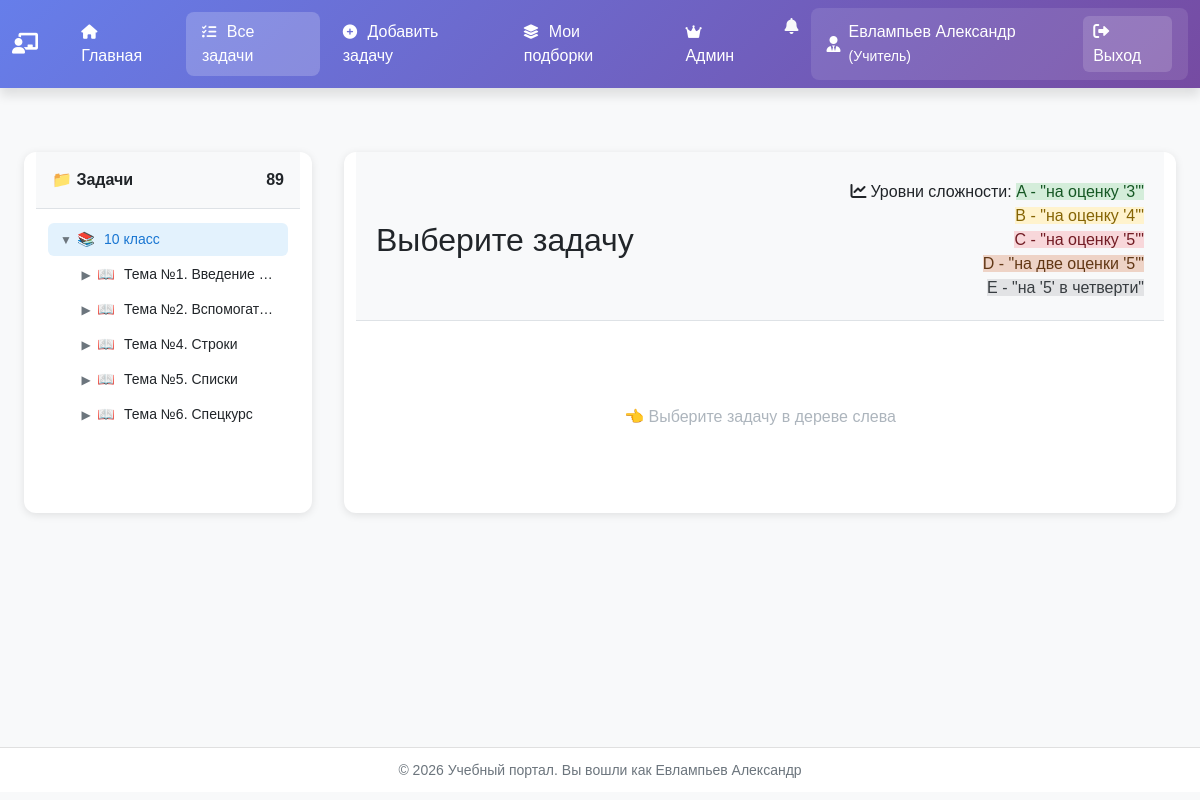
The page /tasks/ (signed in) on the database its author committed.
### users_app/models.py (models this page shows, shortened)
class User(AbstractUser):
    USER_TYPES = (
        ('teacher', 'Учитель'),
        ('student', 'Ученик'),
    )
    user_type = models.CharField(max_length=10, choices=USER_TYPES, default='student')
    middle_name = models.CharField('Отчество', max_length=50, blank=True)
    class Meta:
        verbose_name = 'Пользователь'
        verbose_name_plural = 'Пользователи'

### task_description_app/tasks/models.py (models this page shows, shortened)
class DifficultyLevel(models.Model):
    DIFFICULTY_CHOICES = [
        ('A', "Уровень A"),
        ('B', "Уровень B"),
        ('C', "Уровень C"),
        ('D', "Уровень D"),
        ('E', "Уровень E"),
    ]
    COLOR_CHOICES = [
        ('success', 'Зеленый (Easy)'),
        ('warning', 'Желтый (Medium)'),
        ('danger', 'Красный (Hard)'),
        ('brown', 'Коричневый (Very_Hard)'),
        ('dark', 'Черный (Expert)'),
    ]
    level_name = models.CharField(
        max_length=20,
        choices=DIFFICULTY_CHOICES,
        default='easy',
        unique=True,
        verbose_name='Уровень сложности'
    )
    display_name = models.CharField(
        max_length=50,
        verbose_name='Отображаемое название'
    )
    level_order = models.PositiveIntegerField(
        default=0,
        verbose_name='Порядок сортировки'
    )
    color_code = models.CharField(
        max_length=20,
        choices=COLOR_CHOICES,
        default='secondary',
        verbose_name='Цвет для отображения'
    )
    description = models.TextField(
        blank=True,
        verbose_name='Описание уровня'
    )
    class Meta:
        db_table = 'task_description_app_difficultylevel'
        verbose_name = 'Уровень сложности'
        verbose_name_plural = 'Уровни сложности'
        ordering = ['level_order', 'id']
    def get_grade_display(self):
        grade_map = {
            'A': "на оценку '3'",
            'B': "на оценку '4'",
            'C': "на оценку '5'",
            'D': "на две оценки '5'",
            'E': "на '5' в четверти",
        }
        return grade_map.get(self.level_name, self.display_name)

### task_description_app/tasks/views.py (the view)
# urls.py: path('', views.task_list, name='list'),
@login_required
def task_list(request):
    tasks = Task.objects.all()
    tree_data = build_tree_structure()
    total_tasks = Task.objects.count()
    difficulty_levels = DifficultyLevel.objects.all().order_by('level_order')
    context = {
        'tasks': tasks,
        'title': 'Список задач',
        'tree_data': json.dumps(tree_data),  # Передаем как JSON строку
        'total_tasks': total_tasks,
        'difficulty_levels': difficulty_levels,
    }
    return render(request, 'task_description_app/tasks/task_list.html', context)

### templates/task_description_app/tasks/task_list.html (shortened to what this page needs)
{% extends 'base.html' %}
{% load static %}
{% load pluralize_ru %}
{% block extra_css %}
    <link rel="stylesheet"
          href="https://cdnjs.cloudflare.com/ajax/libs/highlight.js/11.9.0/styles/atom-one-dark.min.css">
    <link rel="stylesheet" href="{% static 'tasks/css/tasks.css' %}">
{% endblock %}
{% block content %}
    <div class="row task-container">
        <div class="col-md-3 sidebar">
            <div class="sidebar-header">
                <span>📁 Задачи</span>
                <span id="totalTasks">{{ total_tasks }}</span>
            </div>
            <div class="tree-container">
                <ul class="tree" id="tree"></ul>
            </div>
        </div>
        <div class="col-md-5 list-content">
            <div class="list-content-header">
                <div class="d-flex justify-content-between align-items-center flex-wrap">
                    <h2 id="currentTitle" class="mb-0">Выберите задачу</h2>
                    <div class="difficulty-legend">
            <span class="legend-title">
                <i class="fas fa-chart-line me-1"></i>Уровни сложности:
            </span>
                        {% for level in difficulty_levels %}
                            <span class="legend-item level-{{ level.level_name }}" data-color="{{ level.color_code }}">
                    <span class="legend-text">{{ level.level_name }} - "{{ level.get_grade_display }}"</span><br>
                </span>
                        {% endfor %}
                    </div>
                </div>
            </div>
            <div class="list-content-body" id="taskContent">
                <div class="empty">
                    👈 Выберите задачу в дереве слева
                </div>
            </div>
        </div>
    </div>
{% endblock %}

### templates/base.html (shortened to what this page needs)
<!DOCTYPE html>
<html lang="ru">
<head>
    {% load static %}
    <link rel="stylesheet" href="https://cdn.jsdelivr.net/npm/bootstrap@5.1.3/dist/css/bootstrap.min.css">
    <link rel="stylesheet" href="https://cdnjs.cloudflare.com/ajax/libs/font-awesome/6.0.0/css/all.min.css">
    <link rel="stylesheet" href="{% static 'css/base/style.css' %}">
    {% if user.user_type == 'teacher' %}
        <link rel="stylesheet" href="{% static 'notifications/css/notifications.css' %}">
    {% endif %}
    <link rel="stylesheet" href="{% static 'css/components/buttons.css' %}">
    <link rel="stylesheet" href="{% static 'css/components/tabs.css' %}">
    {% block extra_css %}{% endblock %}
</head>
<body>
<nav class="navbar navbar-expand-lg navbar-dark">
    <div class="container">
        <a class="navbar-brand" href="{% url 'home' %}">
            <i class="fas {% if user.user_type == 'teacher' %}fa-chalkboard-teacher{% elif user.user_type == 'student' %}fa-user-graduate{% else %}fa-graduation-cap{% endif %} me-2"></i>
        </a>
        <div class="collapse navbar-collapse" id="navbarNav">
            {% if user.is_authenticated %}
                <ul class="navbar-nav me-auto">
                {% if user.user_type == 'teacher' %}
                    <ul class="navbar-nav me-auto">
                    <li class="nav-item">
                        <a class="nav-link {% if request.path == '/' or '/teacher/' in request.path %}active{% endif %}"
                           href="{% url 'teacher_dashboard' %}">
                            <i class="fas fa-home"></i> Главная
                        </a>
                    </li>
                    <li class="nav-item">
                        <a class="nav-link {% if '/tasks/' in request.path and '/tasks/task/add/' not in request.path and '/tasks/collections/' not in request.path %}active{% endif %}"
                           href="{% url 'tasks_&_collections:tasks:list' %}">
                            <i class="fas fa-tasks"></i> Все задачи
                        </a>
                    </li>
                    <li class="nav-item">
                        <a class="nav-link {% if '/tasks/task/add/' in request.path %}active{% endif %}"
                           href="{% url 'tasks_&_collections:tasks:add' %}">
                            <i class="fas fa-plus-circle"></i> Добавить задачу
                        </a>
                    </li>
                    <li class="nav-item">
                        <a class="nav-link {% if '/tasks/collections/' in request.path and '/tasks/collections/my-assignments' not in request.path %}active{% endif %}"
                           href="{% url 'tasks_&_collections:collections:list' %}">
                            <i class="fas fa-layer-group"></i> Мои подборки
                        </a>
                    </li>
                {% endif %}
            {% if user.is_superuser %}
                <li class="nav-item">
                    <a class="nav-link" href="{% url 'assign_teacher' %}">
                        <i class="fas fa-crown me-1"></i> Aдмин
                    </a>
                </li>
            {% endif %}
            </ul>
                {% if user.user_type == 'teacher' %}
                    <div class="nav-item">
                        {% include 'notifications/widget.html' %}
                    </div>
                {% endif %}
                <div class="user-menu">
                    <i class="fas {% if user.user_type == 'teacher' %}fa-user-tie{% else %}fa-user{% endif %}"></i>
                    <span class="user-name">
                            {{ user.last_name }} {{ user.first_name }}
                        {% if user.user_type == 'teacher' %}
                            <small>(Учитель)</small>
                        {% else %}
                            <small>(Ученик)</small>
                        {% endif %}
                        </span>
                    <a href="{% url 'logout' %}" class="logout-btn" onclick="return confirm('Выйти из системы?')">
                        <i class="fas fa-sign-out-alt me-1"></i> Выход
                    </a>
                </div>
            {% endif %}
        </div>
    </div>
</nav>
<div class="main-content">
    <div class="container">
        {% block content %}
        {% endblock %}
    </div>
</div>
<footer class="footer">
    <div class="container text-center">
        <small>
            &copy; {% now "Y" %} Учебный портал.
            {% if user.is_authenticated %}
                Вы вошли как {{ user.last_name }} {{ user.first_name }}
            {% else %}
                Все права защищены
            {% endif %}
        </small>
    </div>
</footer>
</body>
</html>

### static/css/base/style.css (style rules this page uses)
* { margin: 0; padding: 0; box-sizing: border-box; }
html, body { width: 100%; overflow-x: auto; }
body { background: #f8f9fa; font-family: 'GOST type B', Tahoma, Geneva, Verdana, sans-serif; min-height: 99vh; display: flex; flex-direction: column; }
.container { width: 100%; max-width: 1980px; }
.navbar { background: linear-gradient(135deg, #667eea 0%, #764ba2 100%); box-shadow: 0 8px 10px rgba(0, 0, 0, 0.1); }
.navbar-brand, .nav-link { color: white !important; }
.navbar-brand { font-weight: 600; font-size: 1.3rem; }
.nav-link { position: relative; padding: 0.5rem 1rem !important; margin: 0 0.2rem; border-radius: 8px; transition: all 0.3s; }
.nav-link.active { background: rgba(255, 255, 255, 0.2); font-weight: 500; }
.nav-link i { margin-right: 6px; font-size: 0.9rem; }
.me-auto { margin: auto; }
.user-menu { display: flex; align-items: center; color: white; padding: 0.5rem 1rem; border-radius: 8px; background: rgba(255, 255, 255, 0.1); }
.user-menu i { margin-right: 8px; font-size: 1rem; }
.user-name { margin-right: 12px; font-weight: 500; }
.main-content { flex: 1; padding: 20px 0; }
.footer { background: white; padding: 10px 0; margin-top: auto; border-top: 1px solid #e0e0e0; color: #6c757d; }
.level-A { background: #d4edda; color: #155724; }
.level-B { background: #fff3cd; color: #856404; }
.level-C { background: #f8d7da; color: #721c24; }
.level-D { background: #eed3c6; color: #623816; }
.level-E { background: #e2e3e5; color: #383d41; }

### static/css/components/buttons.css (style rules this page uses)
.logout-btn { color: white; text-decoration: none; padding: 4px 10px; border-radius: 6px; background: rgba(255, 255, 255, 0.15); transition: all 0.3s; }

### task_description_app/static/tasks/css/tasks.css (style rules this page uses)
.task-container { gap: 2rem; padding: 1.5rem; }
.tree, .tree ul { list-style: none; padding-left: 20px; }
.tree { padding-left: 0; }
.task-container { margin-top: 20px; }
.sidebar { background: white; border-radius: 12px; overflow: auto; position: sticky; display: flex; flex-direction: column; box-shadow: 0 2px 8px rgba(0, 0, 0, 0.1); }
.sidebar-header { padding: 16px; background: #f8f9fa; border-bottom: 1px solid #dee2e6; font-weight: 600; display: flex; justify-content: space-between; }
.tree-container { flex: 1; overflow-y: auto; padding: 12px; }
.list-content { flex: 1; background: white; border-radius: 12px; box-shadow: 0 2px 8px rgba(0, 0, 0, 0.1); display: flex; flex-direction: column; }
.list-content-header { padding: 20px; background: #f8f9fa; border-bottom: 1px solid #dee2e6; }
.list-content-body { flex: 1; overflow-y: auto; padding: 24px; }
.empty { color: #adb5bd; text-align: center; padding: 60px 20px; }
:root { --level-success: #28a745; --level-warning: #ffc107; --level-danger: #dc3545; --level-brown: #8B4513; --level-dark: #343a40; }
.difficulty-legend { text-align: right; }

### rows shown on the page
User: last_name "Евлампьев", first_name "Александр"
DifficultyLevel: level_name "A", grade "на оценку '3'"
DifficultyLevel: level_name "B", grade "на оценку '4'"
DifficultyLevel: level_name "C", grade "на оценку '5'"
DifficultyLevel: level_name "D", grade "на две оценки '5'"
DifficultyLevel: level_name "E", grade "на '5' в четверти"

### other values the page prints
{{ total_tasks }} "89"
